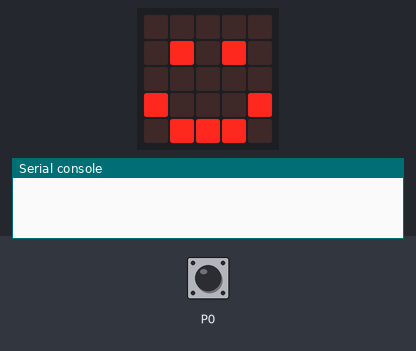
A program run on a simulated BBC micro:bit (MakeCode). On the bench: the board's 5×5 LED display, the last lines printed to the serial console. The test bench sets the inputs (shaded band); at power-on: P0 LOW. No radio messages arrive unless stated (any console line starting 'radio sent:' is added by the test bench).

Above: at 0.1 s.
1.9 s: P0 pulled HIGH for 3.2 s
At 3.1 s:
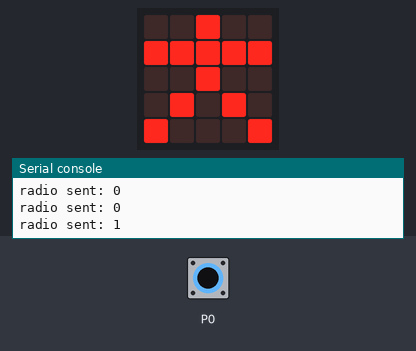
At 5.5 s:
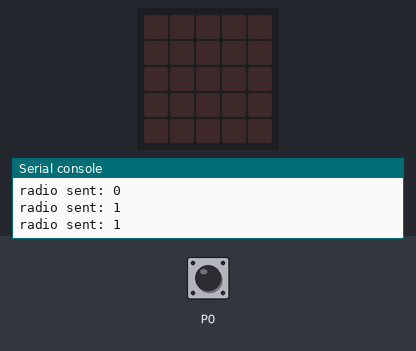
Timing chart, 0 to 7.0 s (numbered marks = the images above; inputs shaded):
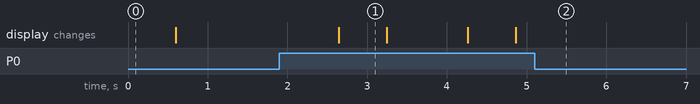

Measured:
- after the input at 1.9 s, the display: changes after 0.74 s (image 1)
- what the display in image 1 shows lasts 0.6 s, from 2.6 s to 3.2 s

The program:

main.ts
```typescript
radio.setGroup(1)
basic.showIcon(IconNames.Happy)
basic.clearScreen()
basic.forever(function () {
    radio.sendNumber(pins.digitalReadPin(DigitalPin.P0))
    if (pins.digitalReadPin(DigitalPin.P0) == 1) {
        basic.showIcon(IconNames.StickFigure)
    }
    basic.clearScreen()
    basic.pause(1000)
})
```

test.ts
```typescript
// テストはここに来ます。このパッケージが拡張機能として使用されるときにはコンパイルされません。
```
